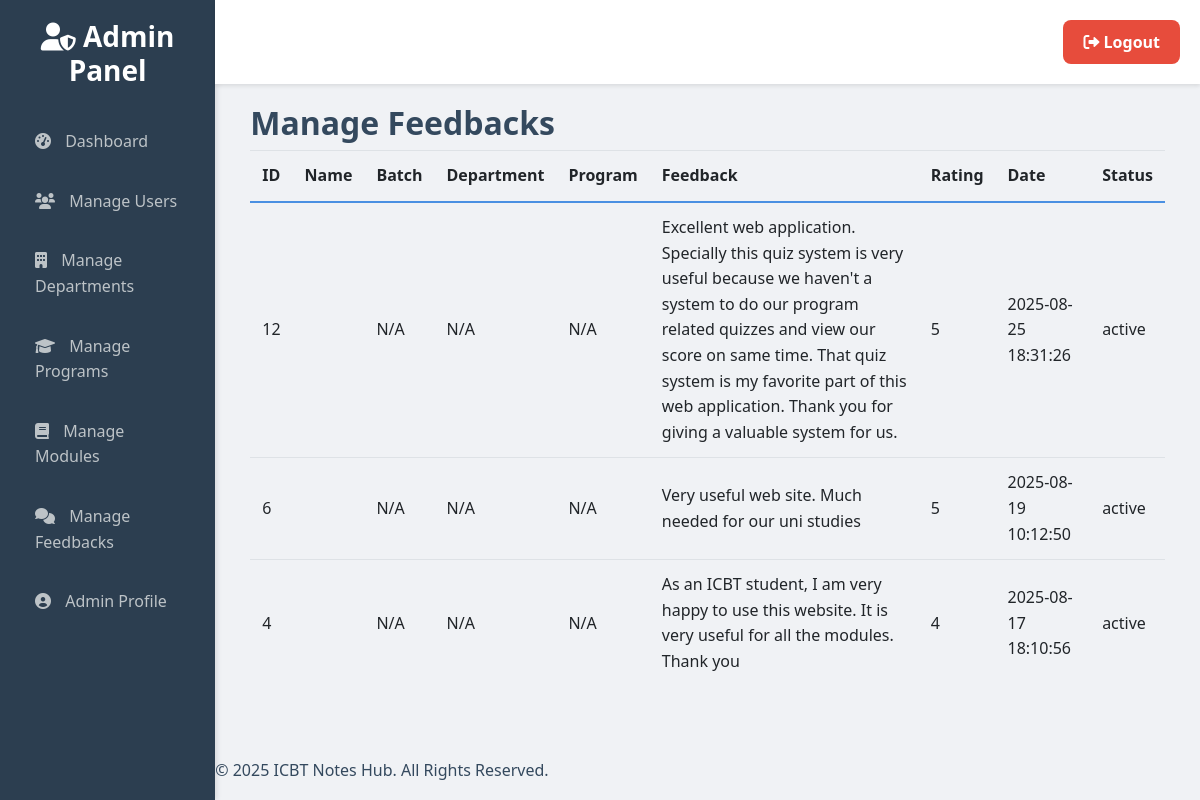
The page /admin/manage-feedbacks.php (signed in) on the database its author committed.
### tables this page shows
CREATE TABLE `feedbacks` (
  `id` int(11) NOT NULL,
  `name` varchar(100) NOT NULL,
  `batch` varchar(20) DEFAULT NULL,
  `department_id` int(11) DEFAULT NULL,
  `program_id` int(11) DEFAULT NULL,
  `feedback` text NOT NULL,
  `rating` int(11) NOT NULL CHECK (`rating` >= 1 and `rating` <= 5),
  `module_id` int(11) DEFAULT NULL,
  `date` timestamp NOT NULL DEFAULT current_timestamp(),
  `status` enum('active','hidden') DEFAULT 'active',
  `user_id` int(11) DEFAULT NULL
);

### classes/Feedback.php (called while the page is built, shortened)
<?php
class Feedback {
    private $conn;
    public function __construct($db) {
        $this->conn = $db;
    }
    public function getAllFeedbacks() {
        $query = "SELECT f.*, u.firstname, u.lastname FROM feedbacks f JOIN users u ON f.user_id = u.id ORDER BY f.date DESC";
        $result = $this->conn->query($query);
        return $result->fetch_all(MYSQLI_ASSOC);
    }
}
?>

### admin/manage-feedbacks.php (the view, shortened to what this page needs)
<?php
require_once __DIR__ . '/../includes/config.php';
require_once __DIR__ . '/../classes/Feedback.php';
require_once __DIR__ . '/../includes/admin-header.php';
$feedback_class = new Feedback($db);
$feedbacks = $feedback_class->getAllFeedbacks();
?>
<div class="container">
    <h2>Manage Feedbacks</h2>
    <?php if (empty($feedbacks)): ?>
        <p>No feedbacks have been submitted yet.</p>
    <?php else: ?>
        <table class="table">
            <thead>
                <tr>
                    <th>ID</th>
                    <th>Name</th>
                    <th>Batch</th>
                    <th>Department</th>
                    <th>Program</th>
                    <th>Feedback</th>
                    <th>Rating</th>
                    <th>Date</th>
                    <th>Status</th>
                </tr>
            </thead>
            <tbody>
                <?php foreach ($feedbacks as $feedback): ?>
                    <tr>
                        <td><?php echo htmlspecialchars($feedback['id']); ?></td>
                        <td><?php echo htmlspecialchars($feedback['name'] ?? 'N/A'); ?></td>
                        <td><?php echo htmlspecialchars($feedback['batch'] ?? 'N/A'); ?></td>
                        <td><?php echo htmlspecialchars($feedback['department_name'] ?? 'N/A'); ?></td>
                        <td><?php echo htmlspecialchars($feedback['program_name'] ?? 'N/A'); ?></td>
                        <td><?php echo htmlspecialchars($feedback['feedback']); ?></td>
                        <td><?php echo htmlspecialchars($feedback['rating']); ?></td>
                        <td><?php echo htmlspecialchars($feedback['date']); ?></td>
                        <td><?php echo htmlspecialchars($feedback['status']); ?></td>
                    </tr>
                <?php endforeach; ?>
            </tbody>
        </table>
    <?php endif; ?>
</div>
<?php require_once __DIR__ . '/../includes/footer.php'; ?>

### css/admin-styles.css (style rules this page uses)
:root { --primary-color: #4A90E2; --secondary-color: #5C7080; --success-color: #50B867; --danger-color: #E74C3C; --background-color: #F0F2F5; --card-bg-color: #FFFFFF; --text-color: #34495E; --header-bg-color: #2C3E50; --sidebar-bg-color: #2C3E50; --sidebar-link-color: #BDC3C7; --sidebar-link-hover-color: #FFFFFF; --border-color: #EAECEF; --card-shadow: 0 4px 12px rgba(0, 0, 0, 0.08); }
body { font-family: 'Segoe UI', Roboto, 'Helvetica Neue', Arial, sans-serif; background-color: var(--background-color); color: var(--text-color); line-height: 1.6; }
h1, h2, h3, h4, h5, h6 { color: var(--text-color); font-weight: 600; }
.table { margin-bottom: 0; }
.table th, .table td { vertical-align: middle; }
.table thead th { background-color: var(--background-color); border-bottom: 2px solid var(--primary-color); font-weight: 700; }

### rows shown on the page
feedbacks: id "12", batch "N/A", department_name "N/A", program_name "N/A", feedback "Excellent web application. Specially this quiz system is very useful because we haven't a system to do our program related quizzes and view our score on same time. That quiz system is my favorite part of this web application. Thank you for giving a valuable system for us.", rating "5", date "2025-08-25 18:31:26", status "active"
feedbacks: id "6", batch "N/A", department_name "N/A", program_name "N/A", feedback "Very useful web site. Much needed for our uni studies", rating "5", date "2025-08-19 10:12:50", status "active"
feedbacks: id "4", batch "N/A", department_name "N/A", program_name "N/A", feedback "As an ICBT student, I am very happy to use this website. It is very useful for all the modules. Thank you", rating "4", date "2025-08-17 18:10:56", status "active"
